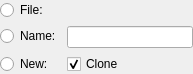
<?xml version="1.0" encoding="UTF-8"?>
<ui version="4.0">
 <class>GenericComponentPicker</class>
 <widget class="QWidget" name="GenericComponentPicker">
  <property name="geometry">
   <rect>
    <x>0</x>
    <y>0</y>
    <width>193</width>
    <height>66</height>
   </rect>
  </property>
  <property name="sizePolicy">
   <sizepolicy hsizetype="Expanding" vsizetype="Fixed">
    <horstretch>0</horstretch>
    <verstretch>0</verstretch>
   </sizepolicy>
  </property>
  <property name="windowTitle">
   <string>Component Picker</string>
  </property>
  <layout class="QFormLayout" name="formLayout">
   <property name="margin">
    <number>0</number>
   </property>
   <item row="0" column="0">
    <widget class="QRadioButton" name="fileButton">
     <property name="text">
      <string>File:</string>
     </property>
    </widget>
   </item>
   <item row="1" column="0">
    <widget class="QRadioButton" name="nameButton">
     <property name="text">
      <string>Name:</string>
     </property>
    </widget>
   </item>
   <item row="2" column="0">
    <widget class="QRadioButton" name="newButton">
     <property name="text">
      <string>New:</string>
     </property>
    </widget>
   </item>
   <item row="0" column="1">
    <widget class="BrowseWidget" name="browseWidget" native="true"/>
   </item>
   <item row="1" column="1">
    <widget class="QLineEdit" name="nameEdit"/>
   </item>
   <item row="2" column="1">
    <widget class="QWidget" name="newWrapper" native="true">
     <layout class="QVBoxLayout" name="newLayout">
      <property name="margin">
       <number>0</number>
      </property>
      <item>
       <widget class="QCheckBox" name="cloneCheckBox">
        <property name="text">
         <string>Clone</string>
        </property>
        <property name="checked">
         <bool>true</bool>
        </property>
       </widget>
      </item>
     </layout>
    </widget>
   </item>
  </layout>
 </widget>
 <customwidgets>
  <customwidget>
   <class>BrowseWidget</class>
   <extends>QWidget</extends>
   <header>BrowseWidget.h</header>
   <container>1</container>
  </customwidget>
 </customwidgets>
 <tabstops>
  <tabstop>browseWidget</tabstop>
  <tabstop>nameEdit</tabstop>
  <tabstop>newWrapper</tabstop>
  <tabstop>fileButton</tabstop>
  <tabstop>nameButton</tabstop>
  <tabstop>newButton</tabstop>
 </tabstops>
 <resources/>
 <connections/>
</ui>
